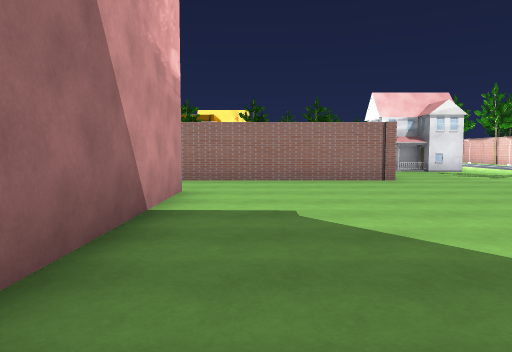
[1] (above)

24 first-person views from a walk through a 3-D level made in the Unity game engine. The camera is 1.4 m above the floor, tilts 4° down and sees 70° across. The floor is counted in squares, 2 m on a side. Each view is taken from the middle of a square. On the plan, view 1 faces up. The plan holds only what a view shows up to about 11 squares ahead; the rest is blank. The place goes on beyond the plan. Some surface patterns are stand-ins.

[2]
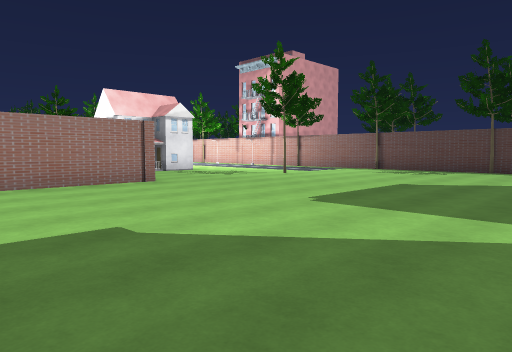

[3]
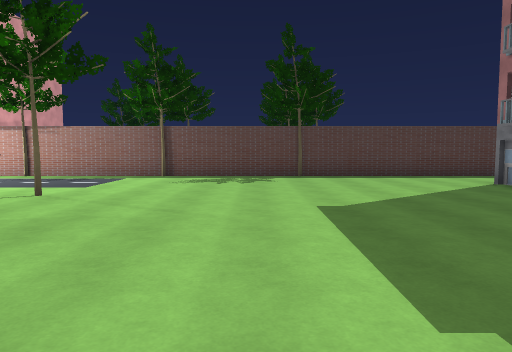

[4]
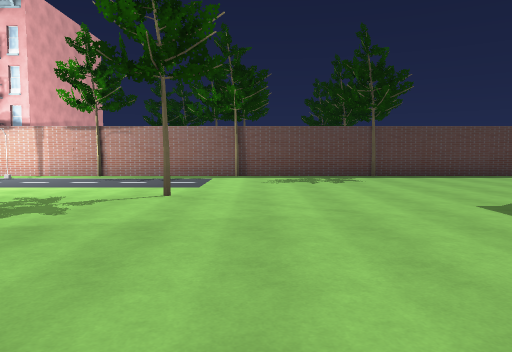

[5]
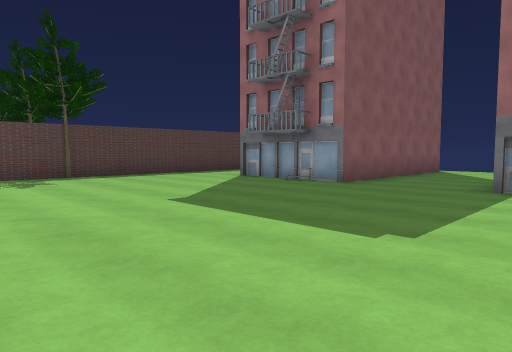

[6]
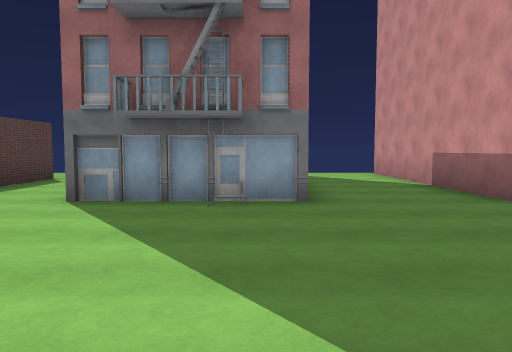

[7]
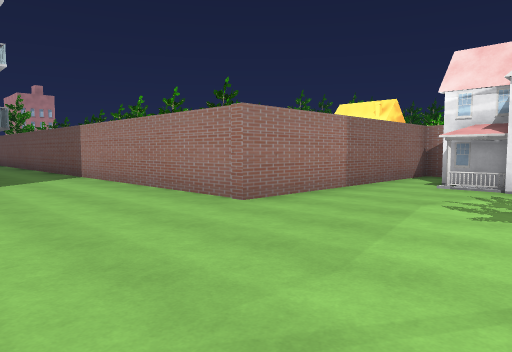

[8]
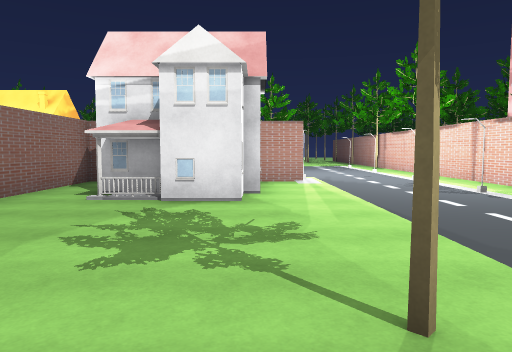

[9]
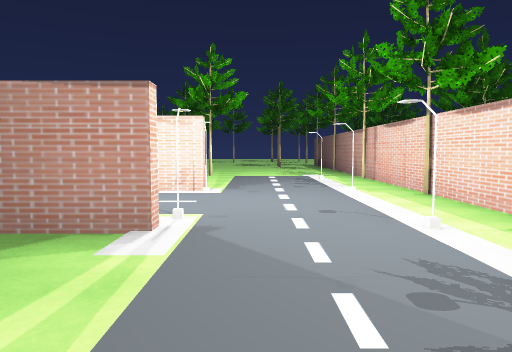

[10]
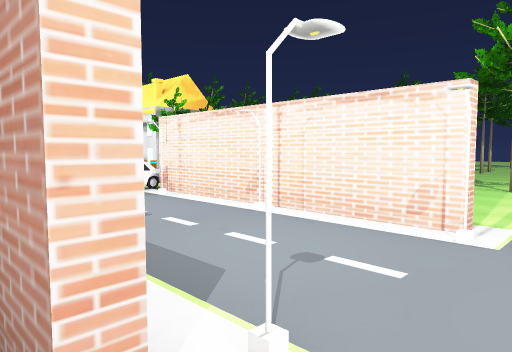

[11]
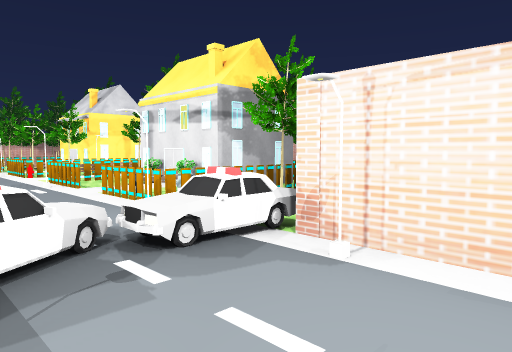

[12]
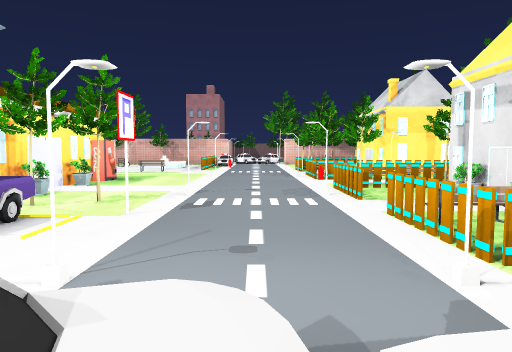

[13]
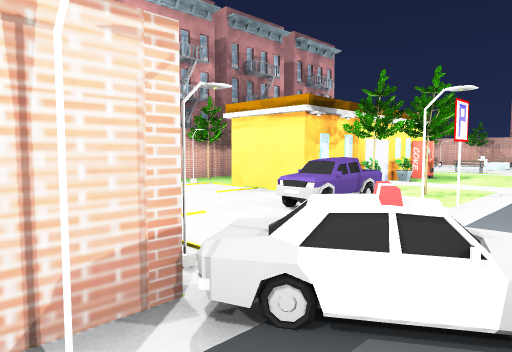

[14]
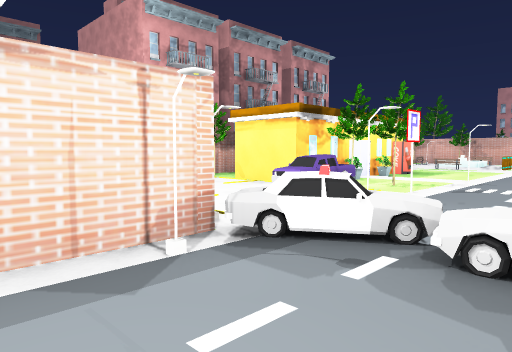

[15]
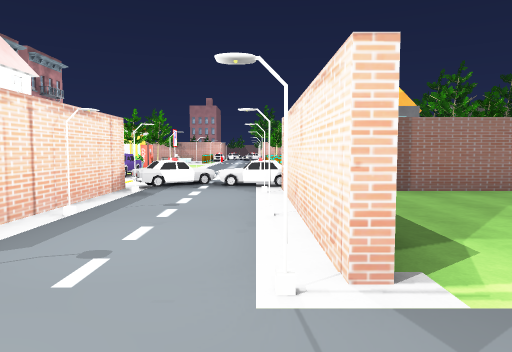

[16]
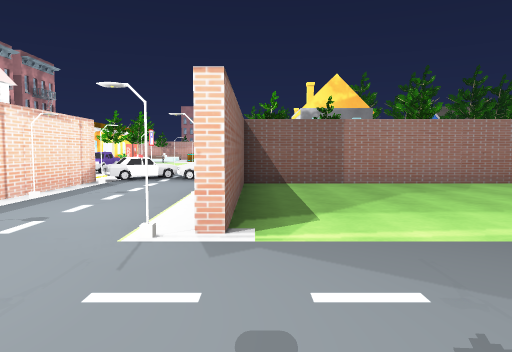

[17]
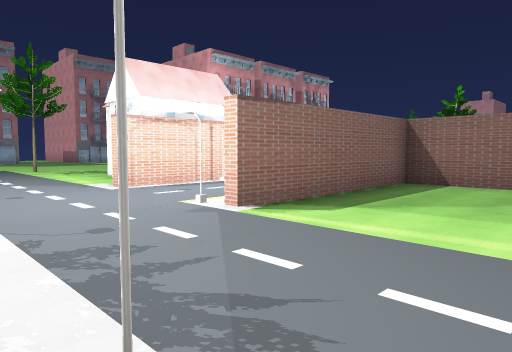

[18]
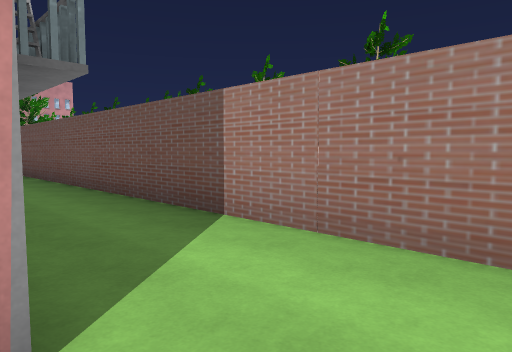

[19]
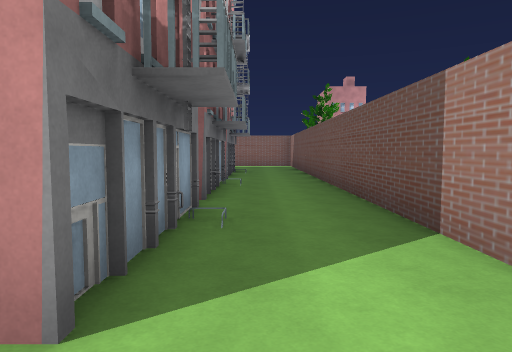

[20]
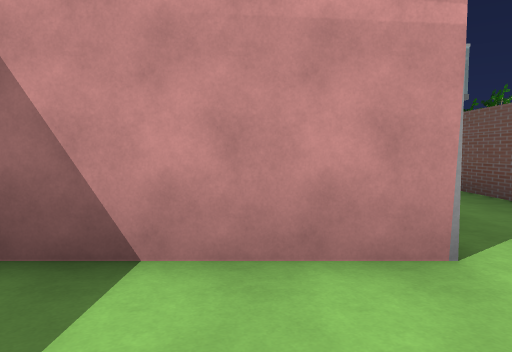

[21]
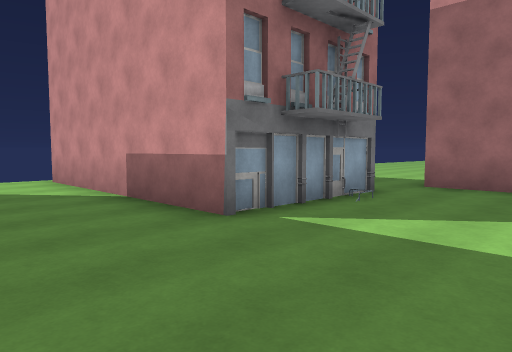

[22]
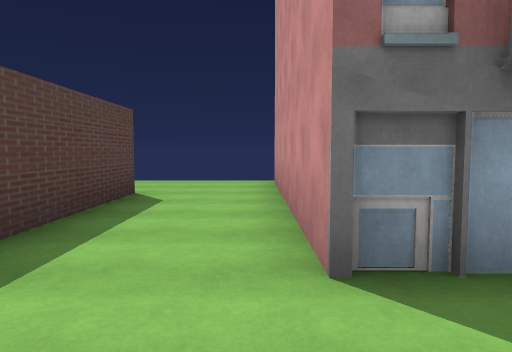

[23]
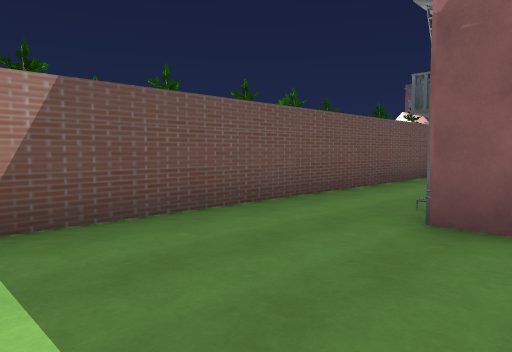

[24]
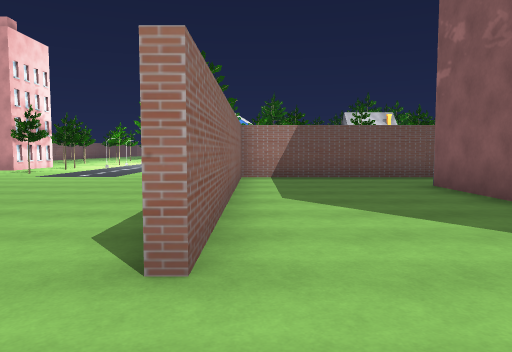

### Floor plan
Key: @ floor where view 1 was taken; # wall or solid block; . main floor; : floor 0.25 m higher than the main floor; T tree; B building; S streetlight; H house; E bench; C car; M machine; O other object.
Columns run from 23 left of view 1 to 20 right of it. Each row starts with its distance up from view 1.
 22                H       H  #........T
 21                H OTTHHHHTT#.......S#
 20                 TOOHHHH.HT#........#
 19                OTOOHH.EHHT######...#
 18                .O...S...SO.S.S.S..OT
 17                ......:...O.........#
 16                .O...S.O.SOOS.S.S...#      BB
 15                .....TTCC..S#####..S#      BB
 14                ......TCCC. .#  ....#
 13                  MO#O##.. #.# B...S#
 12                       #.   ........#
 11                O      #.  #........T
 10 T...    TTTTTTOOOOOTTTOTT #........#
  9 ..... ###############T#T#T#........#
  8  .... #........................T...T
  7  .... #............................#
  6   ....#....###.###.###.............#
  5    ...#....#          .............#
  4    ...#....#          .............T
  3     ..#....           .............#
  2      .#...            .............#
  1      .#...            .............#
  0       ...           BB.@###...###..#
 -1        .           ....   #...   ..#
 -2                    ..     #...   ..#
 -3                           #...   ..#
 -4                           #...   ..#
 -5                           #..    ...
 -6                           #..    ...

Positions as (right, up) in squares from view 1, and headings:
1: (0, 0), facing up
2: (-1, 1), facing up-right
3: (2, 5), facing right
4: (2, 7), facing right
5: (2, 7), facing down-right
6: (7, 5), facing down
7: (7, 5), facing up-left
8: (7, 7), facing up
9: (9, 12), facing up
10: (9, 15), facing up-left
11: (5, 16), facing up-left
12: (3, 17), facing left
13: (4, 17), facing down-left
14: (5, 18), facing down-left
15: (10, 18), facing left
16: (11, 19), facing left
17: (11, 22), facing down-left
18: (0, 6), facing up-left
19: (0, 7), facing left
20: (1, 5), facing left
21: (6, 3), facing down-left
22: (10, 2), facing down
23: (-16, 5), facing up-right
24: (-16, -1), facing up
